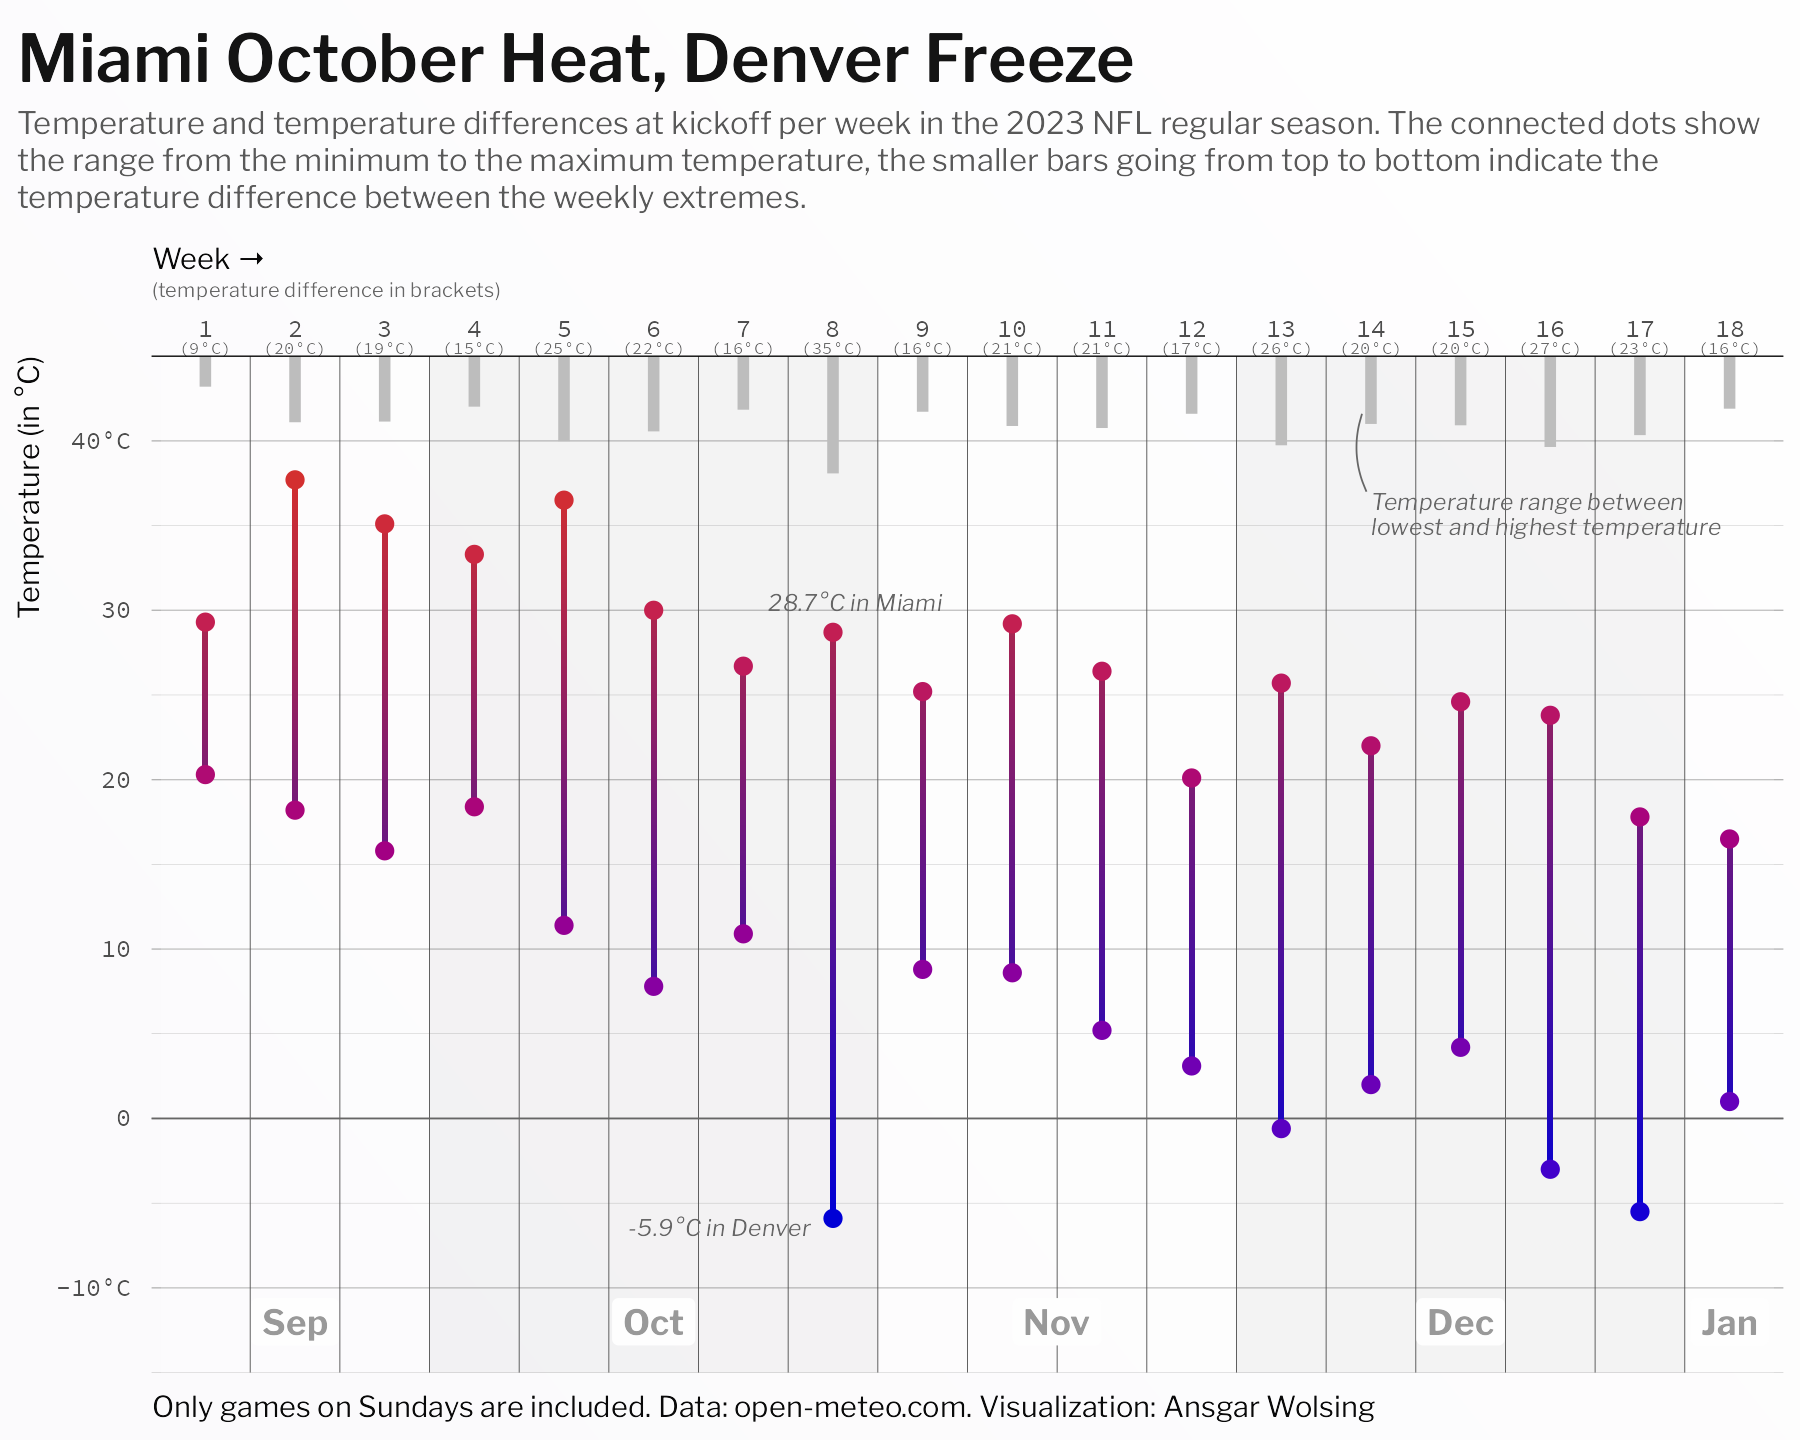

Here is the R script that generated this plot:
library(tidyverse)
library(ggtext)
library(jsonlite)
library(sf)
library(here)

base_path <- here("2024", "16")

## Functions to retrieve weather data  =========================================
#' Source: https://open-meteo.com/

get_weather_conditions <- function(latitude, longitude, date, timezone = "America/New_York") {
  url <- sprintf("https://archive-api.open-meteo.com/v1/era5?latitude=%s&longitude=%s&start_date=%s&end_date=%s&hourly=temperature_2m,snowfall&timezone=%s",
                 latitude, longitude, date, date, timezone)
  res_json <- read_json(url, simplifyVector = TRUE)
  res_df <- as_tibble(res_json$hourly)
  res_df
}

## NFL Schedule 2023 & Stadium locations =======================================

team_abbr <- read_tsv(here(base_path, "nfl-team-abbreviations.tsv"))
#' Stadium locations
#' Source: https://gist.github.com/rajinwonderland/80b3ac9c7dc75337594fb5e711e461a7?short_path=cd04ea5
stadiums <- st_read("https://gist.githubusercontent.com/rajinwonderland/80b3ac9c7dc75337594fb5e711e461a7/raw/6cf57ddbe377b652345a5a44bdf0c420693ef32d/stadiums.geojson")

# Correct incorrect franchise names
stadiums <- stadiums %>%
  rename(stadium_name = name1) %>%
  mutate(team = case_match(
    team,
    "Chicago Bers" ~ "Chicago Bears",
    "Washington Redskins" ~ "Washington Commanders",
    .default = team
  ))

# Reduced set of variables
colnames(stadiums)
stadiums_reduced <- stadiums %>%
  select(city, state, team, stadium_name, longitude, latitude) %>% 
  mutate(across(c(longitude, latitude), as.numeric))

crs <- st_crs(stadiums_reduced)
stadiums_updated <- stadiums_reduced %>%
  filter(!team %in% c("Oakland Raiders", "St. Louis Rams", "San Diego Chargers")) %>%
  # split the combined record for Giants and Jets
  separate_rows(team, sep = "/ ") %>%
  mutate(team = ifelse(team == "NewYork Jets", "New York Jets", team)) %>%
  add_row(
    city = "Paradise", state = "NV", team = "Las Vegas Raiders",
    stadium_name = "Allegiant Stadium",
    longitude = -115.183889, latitude = 36.090556,
    geometry = st_sfc(st_point(c(-115.183889, 36.090556)), crs = crs)
  ) %>%
  add_row(
    city = "Inglewood", state = "CA", team = "Los Angeles Rams",
    stadium_name = "SoFi Stadium",
    longitude = -118.339, latitude = 33.953,
    geometry = st_sfc(st_point(c(-118.339, 33.953)), crs = crs)
  ) %>%
  add_row(
    city = "Inglewood", state = "CA", team = "Los Angeles Chargers",
    stadium_name = "SoFi Stadium",
    longitude = -118.339, latitude = 33.953,
    geometry = st_sfc(st_point(c(-118.339, 33.953)), crs = crs)
  ) 


#' Manually download the schedule from 
#' https://www.pro-football-reference.com/years/2023/games.htm
#' Game time is Eastern (EST)
schedule <- read_csv(here(base_path, "nfl-schedule-2023-pro-football-ref.csv"))
schedule <- schedule[, 1:7]
colnames(schedule) 
colnames(schedule) <- c("Week", "Day", "Date", "Time", "Winner_or_tie",
                        "Winner_or_tie_home_away", "Loser_or_tie")

europe_games <- tribble(
  ~team_code, ~home_team, ~week, ~opponent_code, ~opponent_name, ~home_away, ~stadium_name,
  "JAX", "Jacksonville Jaguars", 4, "ATL", "Atlanta Falcons", "home", "Wembley Stadium",
  "BUF", "Buffalo Bills", 5, "JAX", "Jacksonville Jaguars", "home", "Tottenham Hotspur Stadium",
  "TEN", "Tennessee Titans", 6, "BAL", "Baltimore Ravens", "home", "Tottenham Hotspur Stadium",
  "KC", "Kansas City Chiefs", 9, "MIA", "Miami Dolphins", "home", "Waldstadion",
  "NE", "New England Patriots", 10, "IND", "Indianapolis Colts", "home", "Waldstadion")


schedule_locations <- schedule %>% 
  mutate(
    Time_hour = as.numeric(str_sub(Time, 1, 2)),
    home_team = ifelse(is.na(Winner_or_tie_home_away), Winner_or_tie, Loser_or_tie)
    ) %>% 
  # remove Europe games
  anti_join(europe_games, by = join_by(Week == week, home_team)) %>% 
  # add stadiums
  inner_join(stadiums_updated, by = join_by(home_team == team))
  
# Keep only games on Sundays 
schedule_locations_sundays <- schedule_locations %>% 
 filter(wday(Date, week_start = 1) == 7) 

schedule_weather <- schedule_locations_sundays %>% 
  rowwise() %>% 
  mutate(weather_conditions = list(get_weather_conditions(latitude, longitude, Date))) %>% 
  ungroup()

schedule_weather %>% 
   unnest(cols = weather_conditions)

schedule_weather_kickoff <- schedule_weather %>% 
  mutate(date_time = as_datetime(paste(Date, paste(Time_hour, "00", "00", sep = ":")))) %>%
  mutate(
    weather_conditions_kickoff = map2(weather_conditions, date_time, 
                                      function(x, y) subset(x, ymd_hm(time) == y))) %>% 
  select(-weather_conditions) %>% 
  unnest(cols = weather_conditions_kickoff) 

month_weeks <- schedule_weather_kickoff %>% 
  transmute(Week, year = year(Date), month = month(Date)) %>% 
  count(year, month, Week) %>% 
  group_by(year, month) %>% 
  summarize(xmin = min(Week), xmax = max(Week), .groups = "drop") %>% 
  mutate(
    xmin = lag(xmax + 0.5, 1, default = 0.5),
    xmax = lead(xmin, 1, default = max(.$xmax) + 0.5))

# Minimal and maximum temperature per week
min_max_temp_per_week <- schedule_weather_kickoff %>% 
  group_by(Week) %>% 
  summarize(
    min_temp = min(temperature_2m),
    max_temp = max(temperature_2m),
    range = max_temp - min_temp
  )


# Temperature ranges within weeks
schedule_weather_kickoff %>% 
  group_by(Week) %>% 
  summarize(
    temp_max = max(temperature_2m),
    temp_min = min(temperature_2m),
    temp_range = temp_max - temp_min) %>% 
  arrange(-temp_range) # largest range: 34.3 in week 8

# Largest range: cities
schedule_weather_kickoff %>% 
  filter(Week == 8) %>% 
  filter(temperature_2m %in% c(max(temperature_2m), min(temperature_2m))) %>% 
  select(Week, Date, city, temperature_2m)
# W8, 2023-10-29, Denver, -6.2 vs. Miami 28.1

# Highest temperature:
schedule_weather_kickoff %>%
  filter(temperature_2m == max(temperature_2m)) %>% 
  select(Week, Date, home_team, city, temperature_2m)
# W2, Arizona Cardinals, Glendale, 38.6

# Lowest temperature:
schedule_weather_kickoff %>%
  filter(temperature_2m == min(temperature_2m)) %>% 
  select(Week, Date, home_team, city, temperature_2m)
# W12, Minnesota Vikings, Minneapolis, -9.7


## Plot ========================================================================

# Custom theme
colors <- c("#FBFAFC", "#FFFFFF")
gradient_fill <- grid::linearGradient(colors, group = FALSE)
theme_set(
  theme_minimal(base_family = "Libre Franklin") +
    theme(
      plot.background = element_rect(color = gradient_fill, fill = gradient_fill),
      text = element_text(color = "#090909"),
      axis.title.x.top = element_markdown(size = 7, hjust = 0),
      axis.title.y = element_text(size = 7, hjust = 1),
      axis.text = element_text(family = "Source Code Pro", size = 6),
      axis.text.x.top = element_text(hjust = 0.5, vjust = -0.2),
      axis.text.y = element_text(),
      axis.line.x = element_line(linewidth = 0.15),
      plot.title = element_markdown(
        color = "grey8", lineheight = 1.2,
        family = "Libre Franklin SemiBold", hjust = 0, size = 16,
        margin = margin(t = 4, b = 4)),
      plot.title.position = "plot",
      plot.subtitle = element_textbox(
        hjust = 0, color = "grey35", size = 7.5, width = 1, lineheight = 1.2,
        margin = margin(b = 8)),
      plot.caption = element_markdown(hjust = 0, lineheight = 1.1, size = 7),
      plot.margin = margin(rep(4, 4)),
      legend.position = "top",
      panel.grid.major.x = element_blank(),
      panel.grid.minor.x = element_blank(),
      panel.grid.major.y = element_line(color = "grey70", linewidth = 0.15),
      panel.grid.minor.y = element_line(color = "grey70", linewidth = 0.05),
      strip.text = element_text(
        family = "Libre Franklin Medium", size = 10, color = "grey35",
        margin = margin(t = 4, b = 1))
    )
)

# Custom annotations
annotate_text_custom <- function(x, y, label, hjust = 0, vjust = 1, ...) {
  annotate(
    "text",
    x = x, y = y, label = label,
    size = 2, color = "grey40", 
    family = "Libre Franklin", fontface = "italic",
    hjust = hjust, vjust = vjust, lineheight = 0.9
  )
}


# Gradient color for the segment
low_color <- "#0000d6"
high_color <- "#D32F2F"
# Gradient for the connecting lines
# keep x1 and x2 at zero to have the gradient ranging only on the y-dimension
gradient_segment_color <- grid::linearGradient(
  c(low_color, high_color), 
  x1 = 0, y1 = 0, x2 = 0, y2 = 1,
  group = TRUE)


schedule_weather_kickoff %>% 
  ggplot(aes(factor(Week), temperature_2m)) +
  # Annotations / shaded backgrounds for months
  annotate(
    "rect",
    xmin = month_weeks$xmin, xmax = month_weeks$xmax, 
    ymin = -Inf, ymax = Inf,
    fill = rep(c("white", "grey80"), 4)[1:nrow(month_weeks)],
    alpha = 0.2
  ) +
  annotate(
    "segment",
    x = seq(1.5, 17.5, 1), xend = seq(1.5, 17.5, 1), 
    y = -Inf, yend = Inf,
    linewidth = 0.1, color = "grey30"
  ) +
  geom_label(
    data = month_weeks,
    aes(x = xmin + (xmax - xmin) / 2, y = -12,
        label = month.abb[month]),
    family = "Libre Franklin", fontface = "bold", color = "grey60", size = 3, 
    fill = "#FEFEFE", label.size = 0
  ) +
  # Line for 0°C
  geom_hline(aes(yintercept = 0), size = 0.2, color = "grey40") +
  geom_segment(
    data = min_max_temp_per_week,
    aes(xend = factor(Week), y = 45, yend = 45 - range / 5),
    linewidth = 1.3, color = "#BDBDBD"
  ) +
  geom_text(
    data = min_max_temp_per_week,
    aes(factor(Week), y = 45, 
        label = scales::number(range, accuracy = 1, prefix = "(", suffix = "°C)")),
    family = "Source Code Pro",
    size = 1.5, color = "grey40", vjust = -0.2, hjust = 0.5
  ) +
  annotate_text_custom(
    x = 14, y = 37,
    label = "Temperature range between\nlowest and highest temperature"
  ) +
  annotate(
    GeomCurve,
    x = 13.95, xend = 13.9, y = 37, yend = 41.6,
    color = "grey40", curvature = -0.2, linewidth = 0.2
  ) +
  annotate_text_custom(
    x = 7.75, y = -5.9,
    label = "-5.9°C in Denver",
    hjust = 1
  ) +
  annotate_text_custom(
    x = 8.25, y = 31,
    label = "28.7°C in Miami",
    hjust = 0.5
  ) +
  geom_rect(
    data = min_max_temp_per_week,
    aes(
      xmin = Week - 0.033, xmax = Week + 0.033,
      ymin = min_temp,
      ymax = max_temp
    ),
    size = 1, fill = gradient_segment_color, inherit.aes = FALSE,
    linejoin = "round"
  ) +
  geom_point(
    data = min_max_temp_per_week,
    aes(y = min_temp, color = min_temp),
    size = 1.5,
  ) +
  geom_point(
    data = min_max_temp_per_week,
    aes(y = max_temp, color = max_temp),
    size = 1.5,
  ) +
  scale_x_discrete(position = "top") +
  scale_y_continuous(
    labels = function(x) case_when(
     x == 40 ~ paste0(x, "°C"),
      x == -10 ~ paste0(x, "°C"),
      TRUE ~ as.character(x)
    ),
    expand = expansion(add = c(3, 0)), breaks = seq(-10, 40, 10)
  ) +
  scale_color_gradient(
    low = low_color, high = high_color,
    limits = c(min(schedule_weather_kickoff$temperature_2m), 
               max(schedule_weather_kickoff$temperature_2m))) +
  scale_size_area(max_size = 6) +
  coord_cartesian(clip = "off") +
  guides(color = "none") +
  labs(
    title = "Miami October Heat, Denver Freeze",
    subtitle = "Temperature and temperature differences at kickoff per week
    in the 2023 NFL regular season.
    The connected dots show the range from the minimum to the maximum temperature,
    the smaller bars going from top to bottom indicate the temperature difference
    between the weekly extremes.",
    caption = "Only games on Sundays are included. Data: open-meteo.com. Visualization: Ansgar Wolsing",
    x = "Week \U2192<br>
    <span style='color:grey40;font-size:5pt;'>(temperature difference in brackets)</span>",
    y = "Temperature (in °C)"
  )
ggsave(here(base_path, "16-weather.png"), width = 5, height = 4, scale = 1.2)
